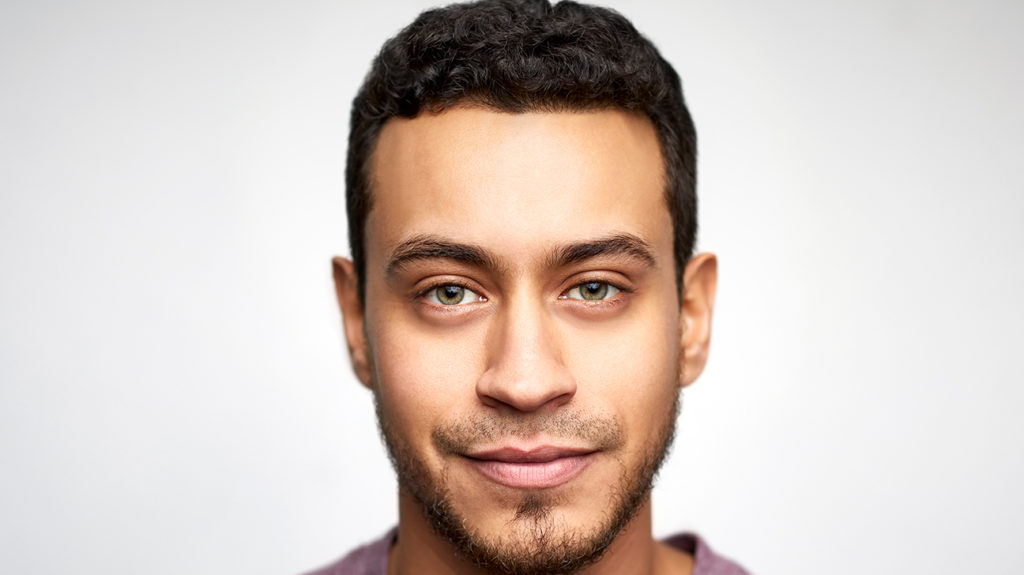
#> input picture Module1/Module1.4 Basic Image Processing/1.4.1 Translation/test.jpg, 1024 x 575 px
$ python masking.py --image '../1.4.1 Translation/test.jpg'
#> lines starting #> are read from the running program, lines starting #| are printed output that depends on the picture; after the words box and inside, x2 and y2 are one past the last pixel; in counts of white or black regions, pixels touching at a corner belong together
import cv2
import numpy as np
import matplotlib.pyplot as plt
'''a mask allows us to focus only on the portions of the image that interests us.'''

import argparse
# construct the argument parser and parse the arguments
ap = argparse.ArgumentParser()
ap.add_argument("-i", "--image", required=True, help="Path to the image")
args = vars(ap.parse_args())
# load the image and display it
image = cv2.imread(args["image"])
#> image is the input picture: shape (575, 1024, 3); mean B, G, R 193.4, 200.1, 212.8
cv2.imshow("Original", image)

# Masking allows us to focus only on parts of an image that interest us.
# A mask is the same size as our image, but has only two pixel values,
# 0 and 255. Pixels with a value of 0 are ignored in the orignal image,
# and mask pixels with a value of 255 are allowed to be kept. For example,

mask = np.zeros(image.shape[:2],dtype='uint8')
cv2.rectangle(mask,(400,120),(290,450),255,-1)
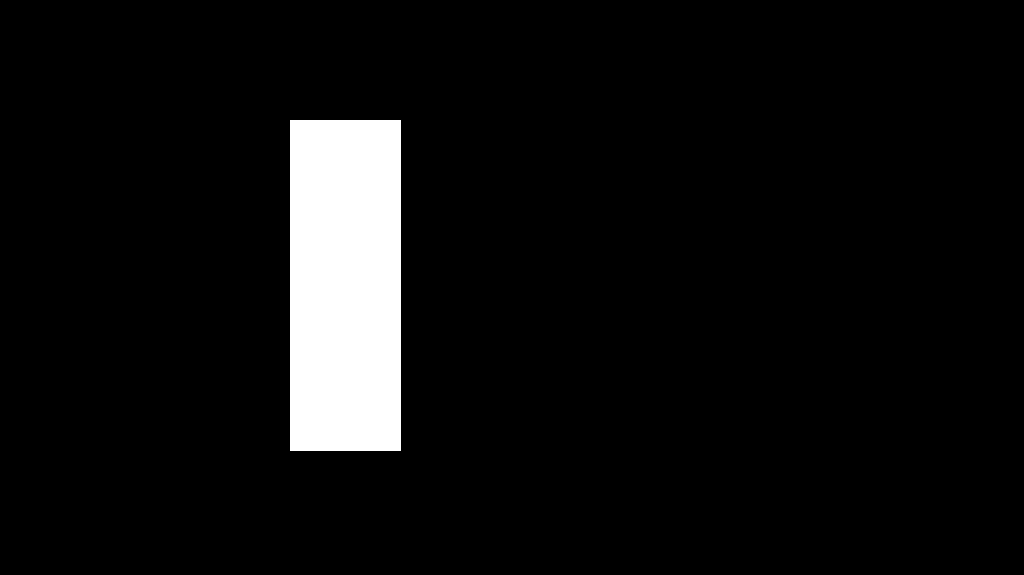
#> mask: shape (575, 1024); 6.2% white; 1 white region, box (x1, y1, x2, y2) and area: (290, 120, 401, 451) 36741
cv2.imshow("Mask",mask)
# Apply our mask -- notice how  the region in the image is cropped out
masked = cv2.bitwise_and(image, image, mask=mask)
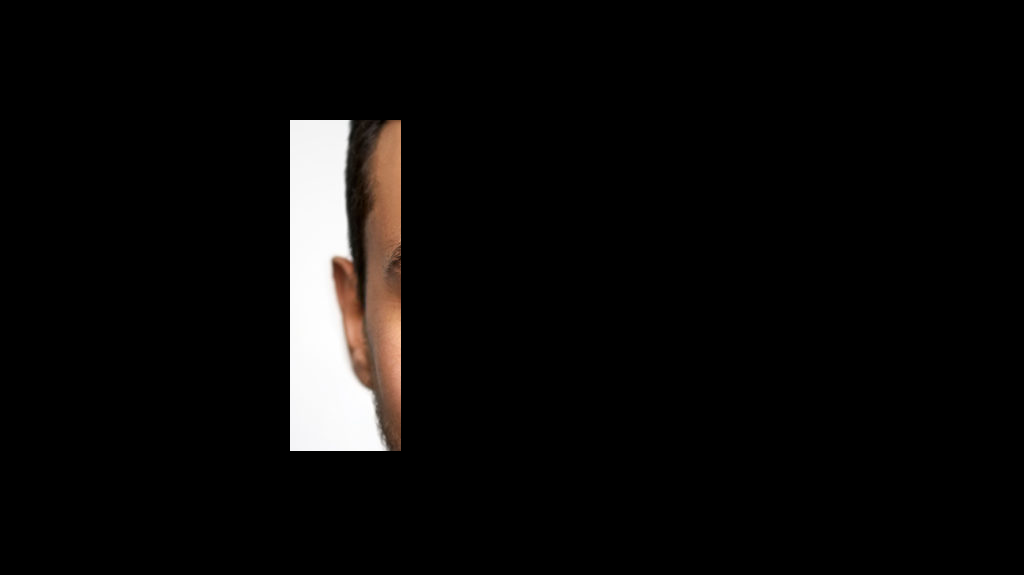
#> masked: shape (575, 1024, 3); mean B, G, R 10.4, 11, 12
cv2.imshow("Mask Applied to Image", masked)


# Now, let's make a circular mask with a radius of 100 pixels and apply the
# mask again
mask = np.zeros(image.shape[:2], dtype="uint8")
cv2.circle(mask, (145, 200), 100, 255, -1)
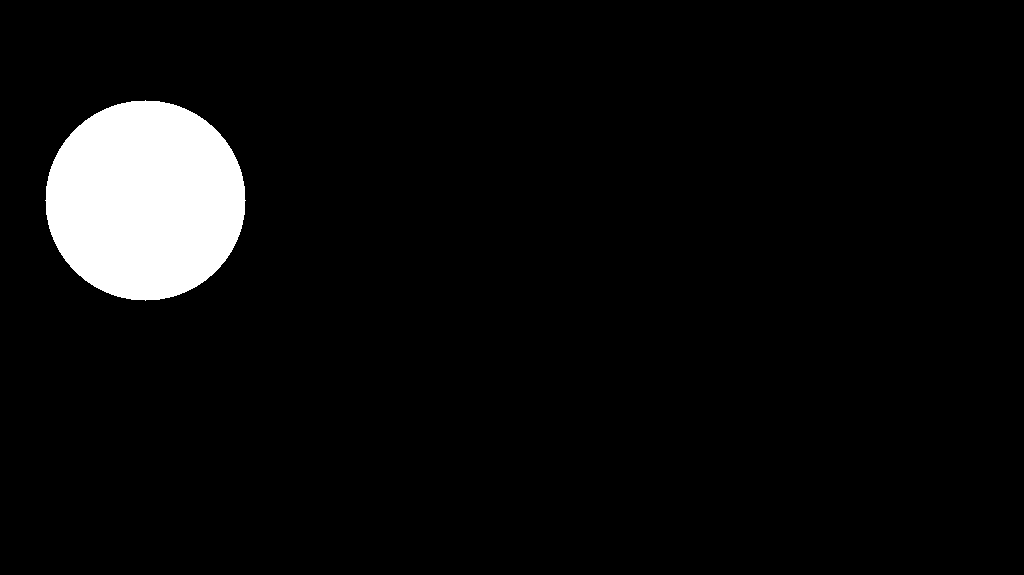
#> mask: shape (575, 1024); 5.3% white; 1 white region, box (x1, y1, x2, y2) and area: (45, 100, 246, 301) 31417
masked = cv2.bitwise_and(image, image, mask=mask)
cv2.imshow("Mask", mask)
cv2.imshow("Mask Applied to Image", masked)


cv2.waitKey(0)
